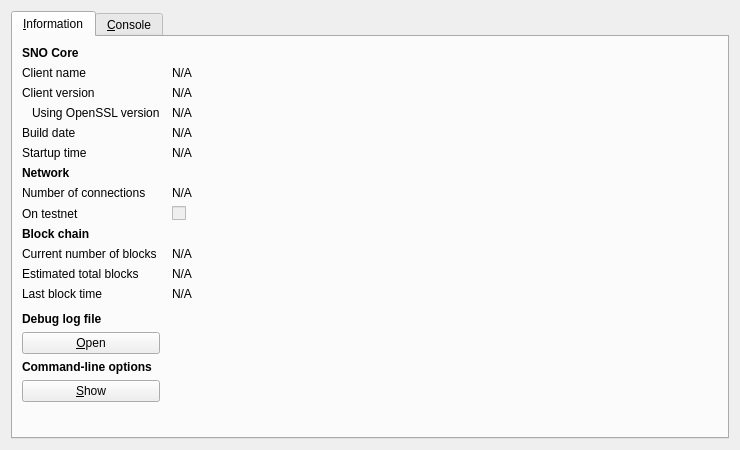
<?xml version="1.0" encoding="UTF-8"?>
<ui version="4.0">
 <class>RPCConsole</class>
 <widget class="QDialog" name="RPCConsole">
  <property name="geometry">
   <rect>
    <x>0</x>
    <y>0</y>
    <width>740</width>
    <height>450</height>
   </rect>
  </property>
  <property name="windowTitle">
   <string>SNO - Debug window</string>
  </property>
  <layout class="QVBoxLayout" name="verticalLayout_2">
   <item>
    <widget class="QTabWidget" name="tabWidget">
     <property name="currentIndex">
      <number>0</number>
     </property>
     <widget class="QWidget" name="tab_info">
      <attribute name="title">
       <string>&amp;Information</string>
      </attribute>
      <layout class="QGridLayout" name="gridLayout" columnstretch="0,1">
       <property name="horizontalSpacing">
        <number>12</number>
       </property>
       <item row="0" column="0">
        <widget class="QLabel" name="label_9">
         <property name="font">
          <font>
           <weight>75</weight>
           <bold>true</bold>
          </font>
         </property>
         <property name="text">
          <string>SNO Core</string>
         </property>
        </widget>
       </item>
       <item row="1" column="0">
        <widget class="QLabel" name="label_5">
         <property name="text">
          <string>Client name</string>
         </property>
        </widget>
       </item>
       <item row="1" column="1">
        <widget class="QLabel" name="clientName">
         <property name="cursor">
          <cursorShape>IBeamCursor</cursorShape>
         </property>
         <property name="text">
          <string>N/A</string>
         </property>
         <property name="textFormat">
          <enum>Qt::PlainText</enum>
         </property>
         <property name="textInteractionFlags">
          <set>Qt::LinksAccessibleByMouse|Qt::TextSelectableByKeyboard|Qt::TextSelectableByMouse</set>
         </property>
        </widget>
       </item>
       <item row="2" column="0">
        <widget class="QLabel" name="label_6">
         <property name="text">
          <string>Client version</string>
         </property>
        </widget>
       </item>
       <item row="2" column="1">
        <widget class="QLabel" name="clientVersion">
         <property name="cursor">
          <cursorShape>IBeamCursor</cursorShape>
         </property>
         <property name="text">
          <string>N/A</string>
         </property>
         <property name="textFormat">
          <enum>Qt::PlainText</enum>
         </property>
         <property name="textInteractionFlags">
          <set>Qt::LinksAccessibleByMouse|Qt::TextSelectableByKeyboard|Qt::TextSelectableByMouse</set>
         </property>
        </widget>
       </item>
       <item row="3" column="0">
        <widget class="QLabel" name="label_14">
         <property name="text">
          <string>Using OpenSSL version</string>
         </property>
         <property name="indent">
          <number>10</number>
         </property>
        </widget>
       </item>
       <item row="3" column="1">
        <widget class="QLabel" name="openSSLVersion">
         <property name="cursor">
          <cursorShape>IBeamCursor</cursorShape>
         </property>
         <property name="text">
          <string>N/A</string>
         </property>
         <property name="textFormat">
          <enum>Qt::PlainText</enum>
         </property>
         <property name="textInteractionFlags">
          <set>Qt::LinksAccessibleByMouse|Qt::TextSelectableByKeyboard|Qt::TextSelectableByMouse</set>
         </property>
        </widget>
       </item>
       <item row="4" column="0">
        <widget class="QLabel" name="label_12">
         <property name="text">
          <string>Build date</string>
         </property>
        </widget>
       </item>
       <item row="4" column="1">
        <widget class="QLabel" name="buildDate">
         <property name="cursor">
          <cursorShape>IBeamCursor</cursorShape>
         </property>
         <property name="text">
          <string>N/A</string>
         </property>
         <property name="textFormat">
          <enum>Qt::PlainText</enum>
         </property>
         <property name="textInteractionFlags">
          <set>Qt::LinksAccessibleByMouse|Qt::TextSelectableByKeyboard|Qt::TextSelectableByMouse</set>
         </property>
        </widget>
       </item>
       <item row="5" column="0">
        <widget class="QLabel" name="label_13">
         <property name="text">
          <string>Startup time</string>
         </property>
        </widget>
       </item>
       <item row="5" column="1">
        <widget class="QLabel" name="startupTime">
         <property name="cursor">
          <cursorShape>IBeamCursor</cursorShape>
         </property>
         <property name="text">
          <string>N/A</string>
         </property>
         <property name="textFormat">
          <enum>Qt::PlainText</enum>
         </property>
         <property name="textInteractionFlags">
          <set>Qt::LinksAccessibleByMouse|Qt::TextSelectableByKeyboard|Qt::TextSelectableByMouse</set>
         </property>
        </widget>
       </item>
       <item row="6" column="0">
        <widget class="QLabel" name="label_11">
         <property name="font">
          <font>
           <weight>75</weight>
           <bold>true</bold>
          </font>
         </property>
         <property name="text">
          <string>Network</string>
         </property>
        </widget>
       </item>
       <item row="7" column="0">
        <widget class="QLabel" name="label_7">
         <property name="text">
          <string>Number of connections</string>
         </property>
        </widget>
       </item>
       <item row="7" column="1">
        <widget class="QLabel" name="numberOfConnections">
         <property name="cursor">
          <cursorShape>IBeamCursor</cursorShape>
         </property>
         <property name="text">
          <string>N/A</string>
         </property>
         <property name="textFormat">
          <enum>Qt::PlainText</enum>
         </property>
         <property name="textInteractionFlags">
          <set>Qt::LinksAccessibleByMouse|Qt::TextSelectableByKeyboard|Qt::TextSelectableByMouse</set>
         </property>
        </widget>
       </item>
       <item row="8" column="0">
        <widget class="QLabel" name="label_8">
         <property name="text">
          <string>On testnet</string>
         </property>
        </widget>
       </item>
       <item row="8" column="1">
        <widget class="QCheckBox" name="isTestNet">
         <property name="enabled">
          <bool>false</bool>
         </property>
         <property name="text">
          <string/>
         </property>
        </widget>
       </item>
       <item row="9" column="0">
        <widget class="QLabel" name="label_10">
         <property name="font">
          <font>
           <weight>75</weight>
           <bold>true</bold>
          </font>
         </property>
         <property name="text">
          <string>Block chain</string>
         </property>
        </widget>
       </item>
       <item row="10" column="0">
        <widget class="QLabel" name="label_3">
         <property name="text">
          <string>Current number of blocks</string>
         </property>
        </widget>
       </item>
       <item row="10" column="1">
        <widget class="QLabel" name="numberOfBlocks">
         <property name="cursor">
          <cursorShape>IBeamCursor</cursorShape>
         </property>
         <property name="text">
          <string>N/A</string>
         </property>
         <property name="textFormat">
          <enum>Qt::PlainText</enum>
         </property>
         <property name="textInteractionFlags">
          <set>Qt::LinksAccessibleByMouse|Qt::TextSelectableByKeyboard|Qt::TextSelectableByMouse</set>
         </property>
        </widget>
       </item>
       <item row="11" column="0">
        <widget class="QLabel" name="label_4">
         <property name="text">
          <string>Estimated total blocks</string>
         </property>
        </widget>
       </item>
       <item row="11" column="1">
        <widget class="QLabel" name="totalBlocks">
         <property name="cursor">
          <cursorShape>IBeamCursor</cursorShape>
         </property>
         <property name="text">
          <string>N/A</string>
         </property>
         <property name="textFormat">
          <enum>Qt::PlainText</enum>
         </property>
         <property name="textInteractionFlags">
          <set>Qt::LinksAccessibleByMouse|Qt::TextSelectableByKeyboard|Qt::TextSelectableByMouse</set>
         </property>
        </widget>
       </item>
       <item row="12" column="0">
        <widget class="QLabel" name="label_2">
         <property name="text">
          <string>Last block time</string>
         </property>
        </widget>
       </item>
       <item row="12" column="1">
        <widget class="QLabel" name="lastBlockTime">
         <property name="cursor">
          <cursorShape>IBeamCursor</cursorShape>
         </property>
         <property name="text">
          <string>N/A</string>
         </property>
         <property name="textFormat">
          <enum>Qt::PlainText</enum>
         </property>
         <property name="textInteractionFlags">
          <set>Qt::LinksAccessibleByMouse|Qt::TextSelectableByKeyboard|Qt::TextSelectableByMouse</set>
         </property>
        </widget>
       </item>
       <item row="13" column="0">
        <spacer name="verticalSpacer_2">
         <property name="orientation">
          <enum>Qt::Vertical</enum>
         </property>
         <property name="sizeHint" stdset="0">
          <size>
           <width>20</width>
           <height>20</height>
          </size>
         </property>
        </spacer>
       </item>
       <item row="14" column="0">
        <widget class="QLabel" name="labelDebugLogfile">
         <property name="font">
          <font>
           <weight>75</weight>
           <bold>true</bold>
          </font>
         </property>
         <property name="text">
          <string>Debug log file</string>
         </property>
        </widget>
       </item>
       <item row="15" column="0">
        <widget class="QPushButton" name="openDebugLogfileButton">
         <property name="toolTip">
          <string>Open the SNO debug log file from the current data directory. This can take a few seconds for large log files.</string>
         </property>
         <property name="text">
          <string>&amp;Open</string>
         </property>
         <property name="autoDefault">
          <bool>false</bool>
         </property>
        </widget>
       </item>
       <item row="16" column="0">
        <widget class="QLabel" name="labelCLOptions">
         <property name="font">
          <font>
           <weight>75</weight>
           <bold>true</bold>
          </font>
         </property>
         <property name="text">
          <string>Command-line options</string>
         </property>
        </widget>
       </item>
       <item row="17" column="0">
        <widget class="QPushButton" name="showCLOptionsButton">
         <property name="toolTip">
          <string>Show the SNO-Qt help message to get a list with possible SNO command-line options.</string>
         </property>
         <property name="text">
          <string>&amp;Show</string>
         </property>
         <property name="autoDefault">
          <bool>false</bool>
         </property>
        </widget>
       </item>
       <item row="18" column="0">
        <spacer name="verticalSpacer">
         <property name="orientation">
          <enum>Qt::Vertical</enum>
         </property>
         <property name="sizeHint" stdset="0">
          <size>
           <width>20</width>
           <height>40</height>
          </size>
         </property>
        </spacer>
       </item>
      </layout>
     </widget>
     <widget class="QWidget" name="tab_console">
      <attribute name="title">
       <string>&amp;Console</string>
      </attribute>
      <layout class="QVBoxLayout" name="verticalLayout_3">
       <property name="spacing">
        <number>3</number>
       </property>
       <item>
        <widget class="QTextEdit" name="messagesWidget">
         <property name="minimumSize">
          <size>
           <width>0</width>
           <height>100</height>
          </size>
         </property>
         <property name="readOnly">
          <bool>true</bool>
         </property>
         <property name="tabKeyNavigation" stdset="0">
          <bool>false</bool>
         </property>
         <property name="columnCount" stdset="0">
          <number>2</number>
         </property>
        </widget>
       </item>
       <item>
        <layout class="QHBoxLayout" name="horizontalLayout">
         <property name="spacing">
          <number>3</number>
         </property>
         <item>
          <widget class="QLabel" name="label">
           <property name="text">
            <string notr="true">&gt;</string>
           </property>
          </widget>
         </item>
         <item>
          <widget class="QLineEdit" name="lineEdit"/>
         </item>
         <item>
          <widget class="QPushButton" name="clearButton">
           <property name="maximumSize">
            <size>
             <width>24</width>
             <height>24</height>
            </size>
           </property>
           <property name="toolTip">
            <string>Clear console</string>
           </property>
           <property name="text">
            <string/>
           </property>
           <property name="icon">
            <iconset resource="../bitcoin.qrc">
             <normaloff>:/icons/remove</normaloff>:/icons/remove</iconset>
           </property>
           <property name="shortcut">
            <string notr="true">Ctrl+L</string>
           </property>
           <property name="autoDefault">
            <bool>false</bool>
           </property>
          </widget>
         </item>
        </layout>
       </item>
      </layout>
     </widget>
    </widget>
   </item>
  </layout>
 </widget>
 <resources>
  <include location="../bitcoin.qrc"/>
 </resources>
 <connections/>
</ui>
